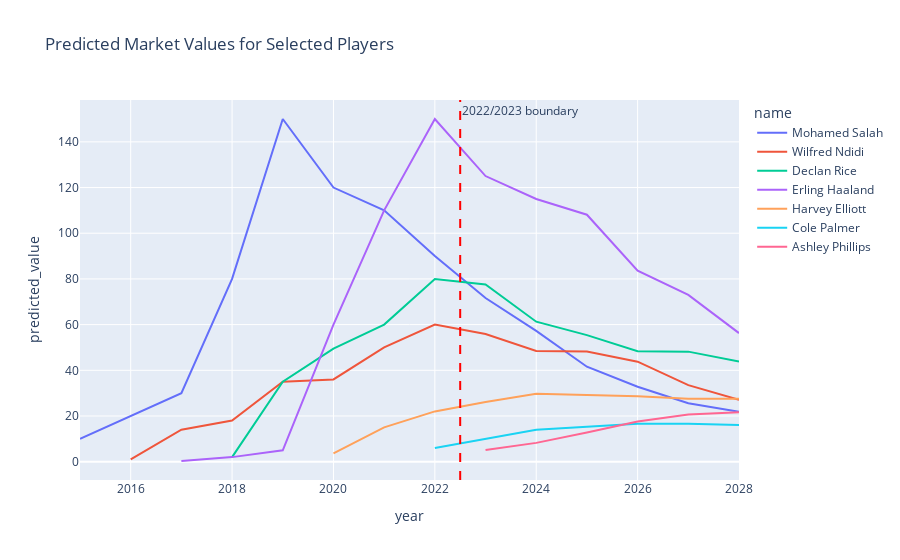

Source (notebook cell):
### Code cell
players = [418560, 357662, 565822, 859951, 148455, 274839, 542580, 568177]
plot_player_value_trends(pdf_train, merged_df=merged, player_ids=players)

### Figure 1 — Plotly figure (JSON) as saved in the notebook; plotly's stock layout.template omitted (floating-point values rounded to 4 significant figures)
{"data": [{"customdata": [[22], [23], [24], [25], [27], [27], [28], [30], [30], [31], [32], [33], [34], [35]], "hovertemplate": "name=Mohamed Salah<br>year=%{x}<br>predicted_value=%{y}<br>age=%{customdata[0]}<extra></extra>", "legendgroup": "Mohamed Salah", "line": {"color": "#636efa", "dash": "solid"}, "marker": {"symbol": "circle"}, "mode": "lines", "name": "Mohamed Salah", "orientation": "v", "showlegend": true, "type": "scatter", "x": [2015, 2016, 2017, 2018, 2019, 2020, 2021, 2022, 2023, 2024, 2025, 2026, 2027, 2028], "xaxis": "x", "y": [10, 20, 30, 80, 150, 120, 110, 90, 71.64, 57.28, 41.56, 32.81, 25.56, 21.82], "yaxis": "y"}, {"customdata": [[19], [20], [21], [22], [23], [24], [25], [26], [27], [28], [29], [30], [31]], "hovertemplate": "name=Wilfred Ndidi<br>year=%{x}<br>predicted_value=%{y}<br>age=%{customdata[0]}<extra></extra>", "legendgroup": "Wilfred Ndidi", "line": {"color": "#EF553B", "dash": "solid"}, "marker": {"symbol": "circle"}, "mode": "lines", "name": "Wilfred Ndidi", "orientation": "v", "showlegend": true, "type": "scatter", "x": [2016, 2017, 2018, 2019, 2020, 2021, 2022, 2023, 2024, 2025, 2026, 2027, 2028], "xaxis": "x", "y": [1, 14, 18, 35, 36, 50, 60, 55.88, 48.44, 48.22, 43.78, 33.53, 27.12], "yaxis": "y"}, {"customdata": [[18], [20], [21], [22], [23], [24], [25], [26], [27], [28], [29]], "hovertemplate": "name=Declan Rice<br>year=%{x}<br>predicted_value=%{y}<br>age=%{customdata[0]}<extra></extra>", "legendgroup": "Declan Rice", "line": {"color": "#00cc96", "dash": "solid"}, "marker": {"symbol": "circle"}, "mode": "lines", "name": "Declan Rice", "orientation": "v", "showlegend": true, "type": "scatter", "x": [2018, 2019, 2020, 2021, 2022, 2023, 2024, 2025, 2026, 2027, 2028], "xaxis": "x", "y": [2, 35, 49.5, 60, 80, 77.61, 61.28, 55.4, 48.39, 48.17, 43.87], "yaxis": "y"}, {"customdata": [[17], [18], [18], [19], [20], [21], [22], [23], [24], [25], [26], [27]], "hovertemplate": "name=Erling Haaland<br>year=%{x}<br>predicted_value=%{y}<br>age=%{customdata[0]}<extra></extra>", "legendgroup": "Erling Haaland", "line": {"color": "#ab63fa", "dash": "solid"}, "marker": {"symbol": "circle"}, "mode": "lines", "name": "Erling Haaland", "orientation": "v", "showlegend": true, "type": "scatter", "x": [2017, 2018, 2019, 2020, 2021, 2022, 2023, 2024, 2025, 2026, 2027, 2028], "xaxis": "x", "y": [0.3, 2, 5, 60, 110, 150, 125.0, 115.0, 108.1, 83.63, 73.04, 56.28], "yaxis": "y"}, {"customdata": [[17], [17], [18], [20], [21], [22], [23], [24], [25]], "hovertemplate": "name=Harvey Elliott<br>year=%{x}<br>predicted_value=%{y}<br>age=%{customdata[0]}<extra></extra>", "legendgroup": "Harvey Elliott", "line": {"color": "#FFA15A", "dash": "solid"}, "marker": {"symbol": "circle"}, "mode": "lines", "name": "Harvey Elliott", "orientation": "v", "showlegend": true, "type": "scatter", "x": [2020, 2021, 2022, 2023, 2024, 2025, 2026, 2027, 2028], "xaxis": "x", "y": [3.6, 15, 22, 26.16, 29.76, 29.26, 28.64, 27.51, 27.51], "yaxis": "y"}, {"customdata": [[20], [21], [22], [23], [24], [25], [26]], "hovertemplate": "name=Cole Palmer<br>year=%{x}<br>predicted_value=%{y}<br>age=%{customdata[0]}<extra></extra>", "legendgroup": "Cole Palmer", "line": {"color": "#19d3f3", "dash": "solid"}, "marker": {"symbol": "circle"}, "mode": "lines", "name": "Cole Palmer", "orientation": "v", "showlegend": true, "type": "scatter", "x": [2022, 2023, 2024, 2025, 2026, 2027, 2028], "xaxis": "x", "y": [6, 10.11, 13.94, 15.34, 16.6, 16.6, 16.07], "yaxis": "y"}, {"customdata": [[17], [18], [19], [20], [21], [22]], "hovertemplate": "name=Ashley Phillips<br>year=%{x}<br>predicted_value=%{y}<br>age=%{customdata[0]}<extra></extra>", "legendgroup": "Ashley Phillips", "line": {"color": "#FF6692", "dash": "solid"}, "marker": {"symbol": "circle"}, "mode": "lines", "name": "Ashley Phillips", "orientation": "v", "showlegend": true, "type": "scatter", "x": [2023, 2024, 2025, 2026, 2027, 2028], "xaxis": "x", "y": [5.116, 8.232, 12.81, 17.62, 20.61, 21.64], "yaxis": "y"}], "layout": {"annotations": [{"showarrow": false, "text": "2022/2023 boundary", "x": 2022.0, "xanchor": "left", "xref": "x", "y": 1, "yanchor": "top", "yref": "y domain"}], "legend": {"title": {"text": "name"}, "tracegroupgap": 0}, "shapes": [{"line": {"color": "red", "dash": "dash"}, "type": "line", "x0": 2022.0, "x1": 2022.0, "xref": "x", "y0": 0, "y1": 1, "yref": "y domain"}], "title": {"text": "Predicted Market Values for Selected Players"}, "xaxis": {"anchor": "y", "domain": [0, 1], "title": {"text": "year"}}, "yaxis": {"anchor": "x", "domain": [0, 1], "title": {"text": "predicted_value"}}}}
